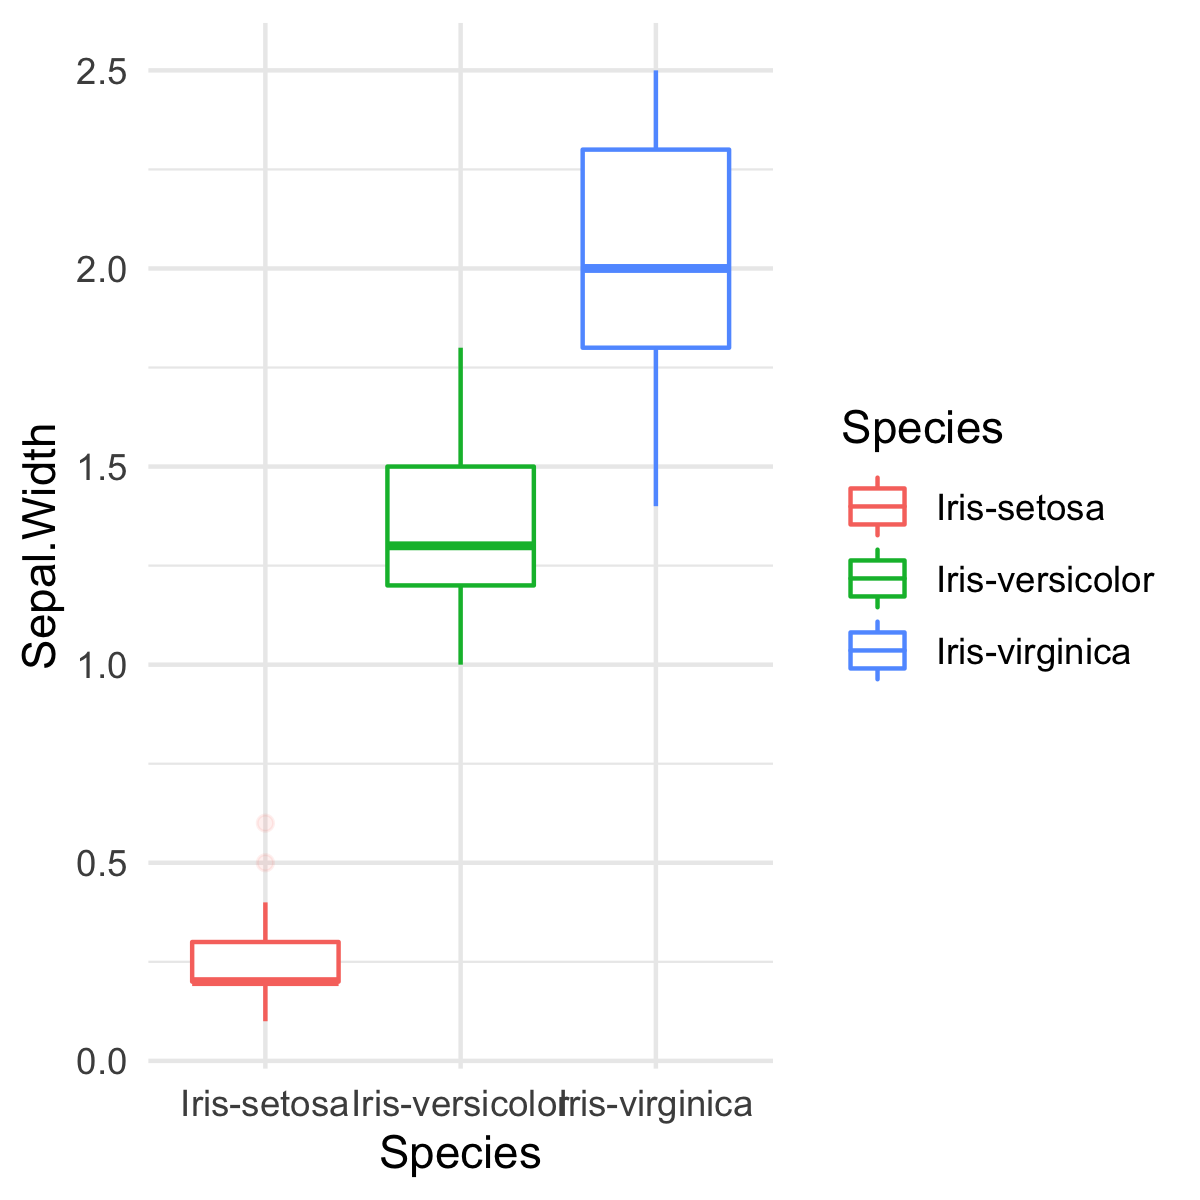

Recreate this plot in R.
library(readr)
iris <- read_csv("C:/Users/jessi/Documents/PGSS CS Lab Course/CMU_PGSS2023_CSLab/iris.csv", 
                 col_names = FALSE, col_types = cols(X1 = col_double()))
colnames(iris) <- c("Petal.Length", "Petal.Width", "Sepal.Length", "Sepal.Width", "Species")
# View(iris)

iris$Species <- as.factor(iris$Species)

# Establish the class of each column of the data frame
print(sapply(iris, class))


# Visualize the distribution of Species in a frequency table
print(table(iris$Species))

# Generate ggplot diagram to visualize a boxplot of Sepal.Width by Species and write this plot out to an image 
# install.packages("ggplot2"); install.packages("cowplot")
library(ggplot2)
library(cowplot)
p1 <- ggplot(iris) + geom_boxplot(aes(x=Species, y=Sepal.Width, color=Species), outlier.alpha = 0.1) + theme_minimal()
save_plot("C:/Users/jessi/Documents/PGSS CS Lab Course/CMU_PGSS2023_CSLab/iris.png", p1, base_height=4, base_width=4, limitsize=FALSE)
